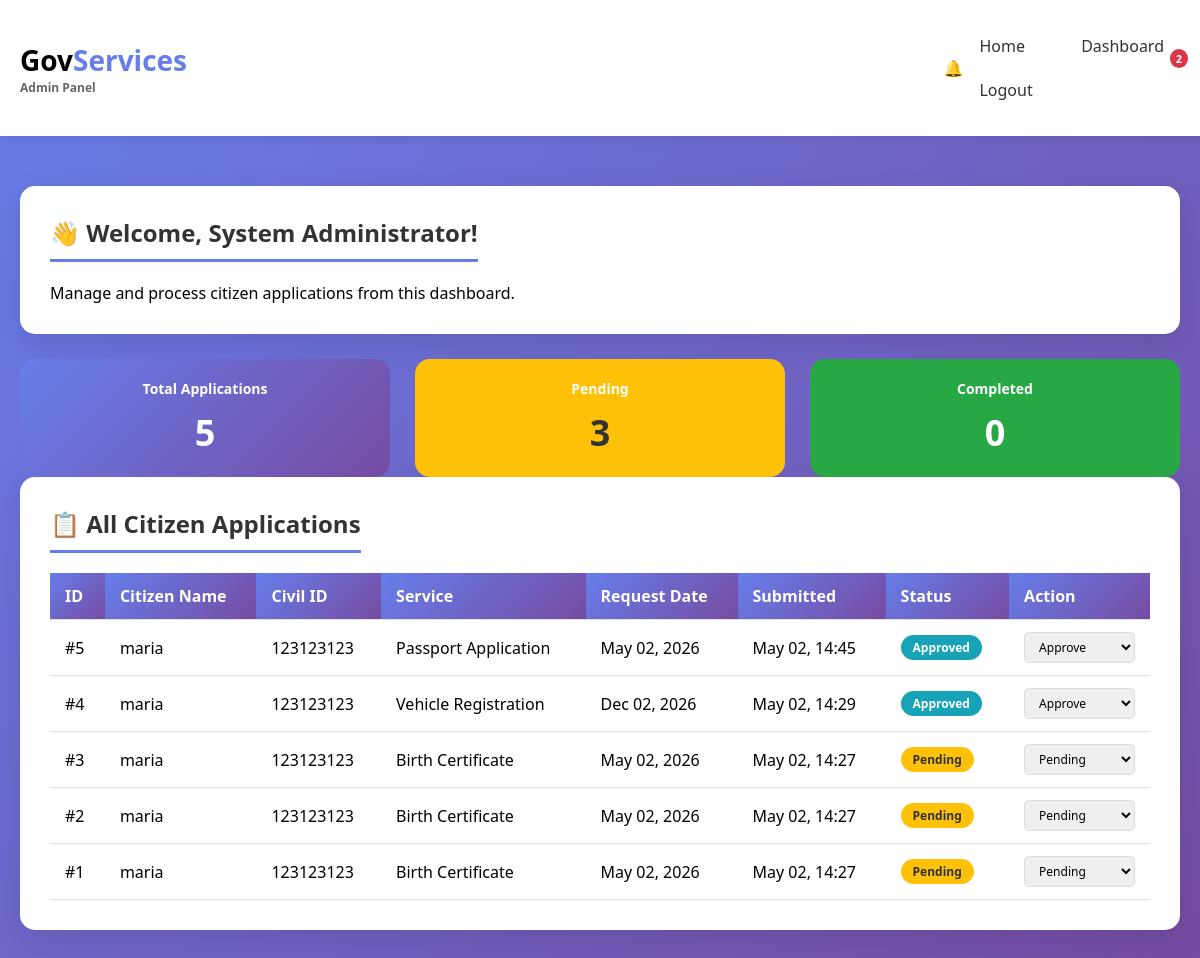
The app's page /admin_dashboard.php (signed in) with its own data.
### tables this page shows
CREATE TABLE transactions (
                transaction_id INTEGER PRIMARY KEY AUTOINCREMENT,
                user_id INTEGER NOT NULL,
                service_type TEXT NOT NULL,
                status TEXT DEFAULT 'pending',
                request_date DATE NOT NULL,
                notes TEXT,
                submitted_at DATETIME DEFAULT CURRENT_TIMESTAMP,
                FOREIGN KEY (user_id) REFERENCES users(user_id) ON DELETE CASCADE
            );

CREATE TABLE users (
                user_id INTEGER PRIMARY KEY AUTOINCREMENT,
                full_name TEXT NOT NULL,
                civil_id TEXT UNIQUE NOT NULL,
                email TEXT UNIQUE NOT NULL,
                phone TEXT NOT NULL,
                password_hash TEXT NOT NULL,
                created_at DATETIME DEFAULT CURRENT_TIMESTAMP
            , is_admin INTEGER DEFAULT 0);

### admin_dashboard.php (the view, shortened to what this page needs)
<?php
require_once 'db.php';
$applications = $pdo->query("
    SELECT t.*, u.full_name, u.civil_id, u.email, u.phone
    FROM transactions t
    JOIN users u ON t.user_id = u.user_id
    ORDER BY t.submitted_at DESC
")->fetchAll();
$total_applications = count($applications);
$pending = count(array_filter($applications, fn($a) => $a['status'] == 'pending'));
$completed = count(array_filter($applications, fn($a) => $a['status'] == 'completed'));
$unread_count = $pdo->query("SELECT COUNT(*) as count FROM notifications WHERE is_read = 0")->fetch()['count'];
?>
<!DOCTYPE html>
<html lang="en">
<head>
    <link rel="stylesheet" href="style.css">
</head>
<body>
    <div class="header">
        <div class="container">
            <div class="logo">Gov<span>Services</span><small>Admin Panel</small></div>
            <div class="nav">
                <a href="index.php">Home</a>
                <a href="admin_dashboard.php">Dashboard</a>
                <div class="notification-bell" onclick="toggleNotifications()">
                    🔔
                    <?php if($unread_count > 0): ?>
                        <span class="notification-badge"><?php echo $unread_count; ?></span>
                    <?php endif; ?>
                </div>
                <a href="logout.php">Logout</a>
            </div>
        </div>
    </div>
    <div class="container">
        <div class="card">
            <h2>👋 Welcome, <?php echo htmlspecialchars($_SESSION['admin_name']); ?>!</h2>
            <p>Manage and process citizen applications from this dashboard.</p>
        </div>
        <div class="grid-3">
            <div class="stat-card">
                <h3>Total Applications</h3>
                <div class="number"><?php echo $total_applications; ?></div>
            </div>
            <div class="stat-card" style="background: #ffc107; color: #333;">
                <h3>Pending</h3>
                <div class="number"><?php echo $pending; ?></div>
            </div>
            <div class="stat-card" style="background: #28a745;">
                <h3>Completed</h3>
                <div class="number"><?php echo $completed; ?></div>
            </div>
        </div>
        <div class="card">
            <h2>📋 All Citizen Applications</h2>
            <?php if(count($applications) > 0): ?>
                <div class="table-responsive">
                    <table>
                        <thead>
                            <tr>
                                <th>ID</th>
                                <th>Citizen Name</th>
                                <th>Civil ID</th>
                                <th>Service</th>
                                <th>Request Date</th>
                                <th>Submitted</th>
                                <th>Status</th>
                                <th>Action</th>
                            </tr>
                        </thead>
                        <tbody>
                            <?php foreach($applications as $app): ?>
                                <tr>
                                    <td>#<?php echo $app['transaction_id']; ?></td>
                                    <td><?php echo htmlspecialchars($app['full_name']); ?></td>
                                    <td><?php echo $app['civil_id']; ?></td>
                                    <td><?php echo htmlspecialchars($app['service_type']); ?></td>
                                    <td><?php echo date('M d, Y', strtotime($app['request_date'])); ?></td>
                                    <td><?php echo date('M d, H:i', strtotime($app['submitted_at'])); ?></td>
                                    <td>
                                        <span class="status-<?php echo $app['status']; ?>">
                                            <?php echo ucfirst($app['status']); ?>
                                        </span>
                                    </td>
                                    <td>
                                        <select class="status-select" data-id="<?php echo $app['transaction_id']; ?>">
                                            <option value="pending" <?php echo $app['status'] == 'pending' ? 'selected' : ''; ?>>Pending</option>
                                            <option value="approved" <?php echo $app['status'] == 'approved' ? 'selected' : ''; ?>>Approve</option>
                                        </select>
                                    </td>
                                </tr>
                            <?php endforeach; ?>
                        </tbody>
                    </table>
                </div>
            <?php else: ?>
                <p class="text-center">No applications submitted yet.</p>
            <?php endif; ?>
        </div>
    </div>
</body>
</html>

### style.css (style rules this page uses)
* { margin: 0; padding: 0; box-sizing: border-box; }
body { font-family: 'Segoe UI', Tahoma, Geneva, Verdana, sans-serif; background: linear-gradient(135deg, #667eea 0%, #764ba2 100%); min-height: 100vh; }
.container { max-width: 1200px; margin: 0 auto; padding: 20px; }
.header { background: white; box-shadow: 0 2px 10px rgba(0,0,0,0.1); padding: 15px 0; margin-bottom: 30px; position: sticky; top: 0; z-index: 100; }
.header .container { display: flex; justify-content: space-between; align-items: center; }
.logo { font-size: 28px; font-weight: bold; }
.logo span { color: #667eea; }
.logo small { font-size: 12px; color: #666; display: block; }
.nav a { color: #333; text-decoration: none; margin-left: 20px; padding: 8px 16px; border-radius: 5px; transition: all 0.3s ease; }
.card { background: white; border-radius: 15px; box-shadow: 0 10px 30px rgba(0,0,0,0.1); padding: 30px; margin-bottom: 25px; transition: transform 0.3s ease; }
.card h2 { color: #333; margin-bottom: 20px; padding-bottom: 10px; border-bottom: 3px solid #667eea; display: inline-block; }
input, select, textarea { width: 100%; padding: 12px 15px; border: 2px solid #e0e0e0; border-radius: 8px; font-size: 16px; transition: all 0.3s ease; font-family: inherit; }
.table-responsive { overflow-x: auto; }
table { width: 100%; border-collapse: collapse; }
th, td { padding: 12px 15px; text-align: left; border-bottom: 1px solid #e0e0e0; }
th { background: linear-gradient(135deg, #667eea 0%, #764ba2 100%); color: white; font-weight: 600; }
.status-pending { background: #ffc107; color: #333; padding: 4px 12px; border-radius: 20px; font-size: 12px; font-weight: 600; display: inline-block; }
.status-approved { background: #17a2b8; color: white; padding: 4px 12px; border-radius: 20px; font-size: 12px; font-weight: 600; display: inline-block; }
.grid-3 { display: grid; grid-template-columns: repeat(3, 1fr); gap: 25px; }
.stat-card { text-align: center; padding: 20px; background: linear-gradient(135deg, #667eea 0%, #764ba2 100%); color: white; border-radius: 15px; }
.stat-card h3 { color: white; font-size: 14px; margin-bottom: 10px; }
.stat-card .number { font-size: 36px; font-weight: bold; }

### admin_dashboard.php (style rules this page uses)
.notification-bell { position: relative; cursor: pointer; }
.notification-badge { position: absolute; top: -8px; right: -8px; background: #dc3545; color: white; border-radius: 50%; padding: 2px 6px; font-size: 11px; font-weight: bold; }
.status-select { padding: 5px 10px; border-radius: 5px; border: 1px solid #ddd; font-size: 12px; cursor: pointer; }

### records on screen
transactions: transaction_id "5", user.full_name "maria", user.civil_id "123123123", service_type "Passport Application", request_date "May 02, 2026", submitted_at "May 02, 14:45", status "Approved", status+transaction_id "Approve"
transactions: transaction_id "4", user.full_name "maria", user.civil_id "123123123", service_type "Vehicle Registration", request_date "Dec 02, 2026", submitted_at "May 02, 14:29", status "Approved", status+transaction_id "Approve"
transactions: transaction_id "3", user.full_name "maria", user.civil_id "123123123", service_type "Birth Certificate", request_date "May 02, 2026", submitted_at "May 02, 14:27", status "Pending", status+transaction_id "Pending"
transactions: transaction_id "2", user.full_name "maria", user.civil_id "123123123", service_type "Birth Certificate", request_date "May 02, 2026", submitted_at "May 02, 14:27", status "Pending", status+transaction_id "Pending"
transactions: transaction_id "1", user.full_name "maria", user.civil_id "123123123", service_type "Birth Certificate", request_date "May 02, 2026", submitted_at "May 02, 14:27", status "Pending", status+transaction_id "Pending"

### other values on screen
$unread_count "2"
$_SESSION['admin_name'] "System Administrator"
$total_applications "5"
$pending "3"
$completed "0"
